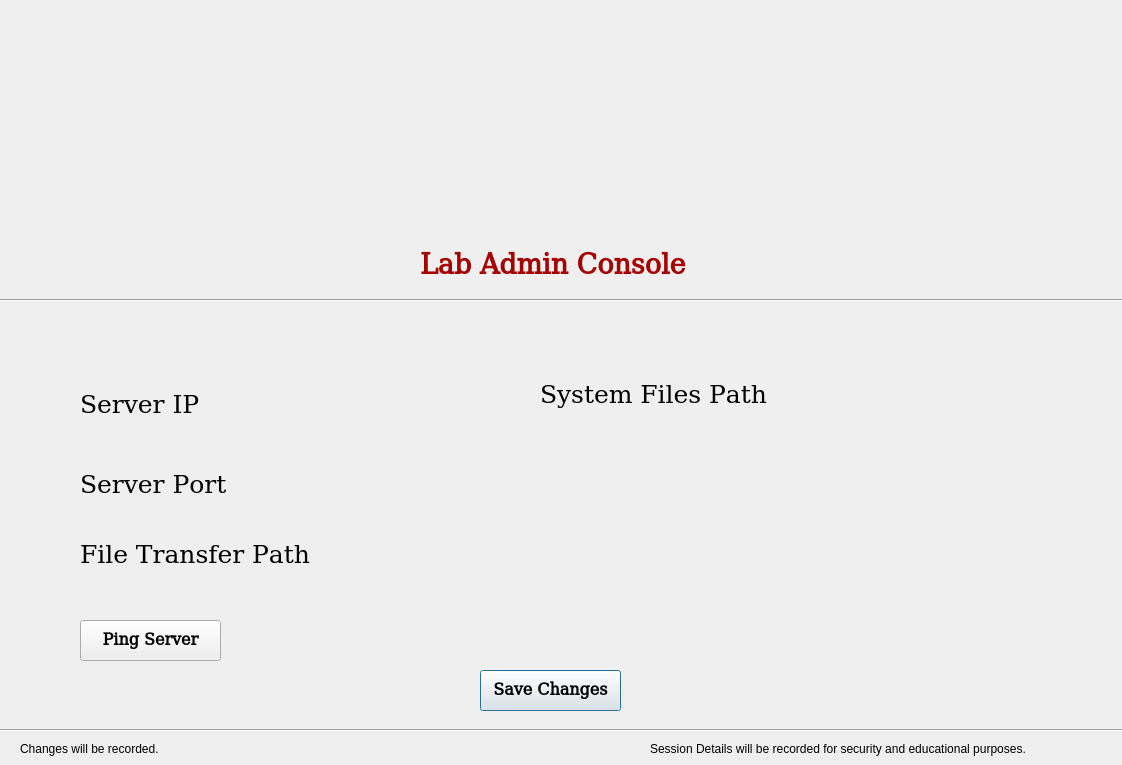
<?xml version="1.0" encoding="UTF-8"?>
<ui version="4.0">
 <class>Dialog</class>
 <widget class="QDialog" name="Dialog">
  <property name="geometry">
   <rect>
    <x>0</x>
    <y>0</y>
    <width>1122</width>
    <height>765</height>
   </rect>
  </property>
  <property name="minimumSize">
   <size>
    <width>1122</width>
    <height>765</height>
   </size>
  </property>
  <property name="maximumSize">
   <size>
    <width>1122</width>
    <height>765</height>
   </size>
  </property>
  <property name="windowTitle">
   <string>Dialog</string>
  </property>
  <widget class="QLabel" name="label">
   <property name="geometry">
    <rect>
     <x>410</x>
     <y>20</y>
     <width>281</width>
     <height>221</height>
    </rect>
   </property>
   <property name="text">
    <string/>
   </property>
   <property name="pixmap">
    <pixmap>wce_logo.png</pixmap>
   </property>
  </widget>
  <widget class="QLabel" name="heading">
   <property name="geometry">
    <rect>
     <x>420</x>
     <y>250</y>
     <width>271</width>
     <height>31</height>
    </rect>
   </property>
   <property name="font">
    <font>
     <family>DejaVu Math TeX Gyre</family>
     <pointsize>20</pointsize>
     <weight>75</weight>
     <bold>true</bold>
    </font>
   </property>
   <property name="styleSheet">
    <string notr="true">color: rgb(164, 0, 0);</string>
   </property>
   <property name="text">
    <string>Lab Admin Console</string>
   </property>
  </widget>
  <widget class="Line" name="line">
   <property name="geometry">
    <rect>
     <x>-10</x>
     <y>290</y>
     <width>1151</width>
     <height>20</height>
    </rect>
   </property>
   <property name="orientation">
    <enum>Qt::Horizontal</enum>
   </property>
  </widget>
  <widget class="QPushButton" name="logout_btn">
   <property name="geometry">
    <rect>
     <x>480</x>
     <y>670</y>
     <width>141</width>
     <height>41</height>
    </rect>
   </property>
   <property name="font">
    <font>
     <family>DejaVu Math TeX Gyre</family>
     <pointsize>12</pointsize>
     <weight>75</weight>
     <bold>true</bold>
    </font>
   </property>
   <property name="text">
    <string>Save Changes</string>
   </property>
  </widget>
  <widget class="Line" name="line_4">
   <property name="geometry">
    <rect>
     <x>-30</x>
     <y>720</y>
     <width>1161</width>
     <height>21</height>
    </rect>
   </property>
   <property name="orientation">
    <enum>Qt::Horizontal</enum>
   </property>
  </widget>
  <widget class="QLabel" name="policy">
   <property name="geometry">
    <rect>
     <x>650</x>
     <y>740</y>
     <width>461</width>
     <height>17</height>
    </rect>
   </property>
   <property name="text">
    <string>Session Details will be recorded for security and educational purposes.</string>
   </property>
  </widget>
  <widget class="QLabel" name="label_2">
   <property name="geometry">
    <rect>
     <x>20</x>
     <y>740</y>
     <width>451</width>
     <height>17</height>
    </rect>
   </property>
   <property name="text">
    <string>Changes will be recorded.</string>
   </property>
  </widget>
  <widget class="QLabel" name="year_label">
   <property name="geometry">
    <rect>
     <x>80</x>
     <y>390</y>
     <width>131</width>
     <height>31</height>
    </rect>
   </property>
   <property name="font">
    <font>
     <family>DejaVu Math TeX Gyre</family>
     <pointsize>19</pointsize>
     <weight>50</weight>
     <bold>false</bold>
     <underline>false</underline>
    </font>
   </property>
   <property name="text">
    <string>Server IP</string>
   </property>
  </widget>
  <widget class="QLabel" name="year_label_2">
   <property name="geometry">
    <rect>
     <x>80</x>
     <y>470</y>
     <width>161</width>
     <height>31</height>
    </rect>
   </property>
   <property name="font">
    <font>
     <family>DejaVu Math TeX Gyre</family>
     <pointsize>19</pointsize>
     <weight>50</weight>
     <bold>false</bold>
     <underline>false</underline>
    </font>
   </property>
   <property name="text">
    <string>Server Port</string>
   </property>
  </widget>
  <widget class="QPushButton" name="logout_btn_2">
   <property name="geometry">
    <rect>
     <x>80</x>
     <y>620</y>
     <width>141</width>
     <height>41</height>
    </rect>
   </property>
   <property name="font">
    <font>
     <family>DejaVu Math TeX Gyre</family>
     <pointsize>12</pointsize>
     <weight>75</weight>
     <bold>true</bold>
    </font>
   </property>
   <property name="text">
    <string>Ping Server</string>
   </property>
  </widget>
  <widget class="QLabel" name="year_label_3">
   <property name="geometry">
    <rect>
     <x>80</x>
     <y>540</y>
     <width>241</width>
     <height>31</height>
    </rect>
   </property>
   <property name="font">
    <font>
     <family>DejaVu Math TeX Gyre</family>
     <pointsize>19</pointsize>
     <weight>50</weight>
     <bold>false</bold>
     <underline>false</underline>
    </font>
   </property>
   <property name="text">
    <string>File Transfer Path</string>
   </property>
  </widget>
  <widget class="QLabel" name="year_label_4">
   <property name="geometry">
    <rect>
     <x>540</x>
     <y>380</y>
     <width>241</width>
     <height>31</height>
    </rect>
   </property>
   <property name="font">
    <font>
     <family>DejaVu Math TeX Gyre</family>
     <pointsize>19</pointsize>
     <weight>50</weight>
     <bold>false</bold>
     <underline>false</underline>
    </font>
   </property>
   <property name="text">
    <string>System Files Path</string>
   </property>
  </widget>
 </widget>
 <resources>
  <include location="../Lab_Admin/wce_logo.qrc"/>
 </resources>
 <connections/>
</ui>
